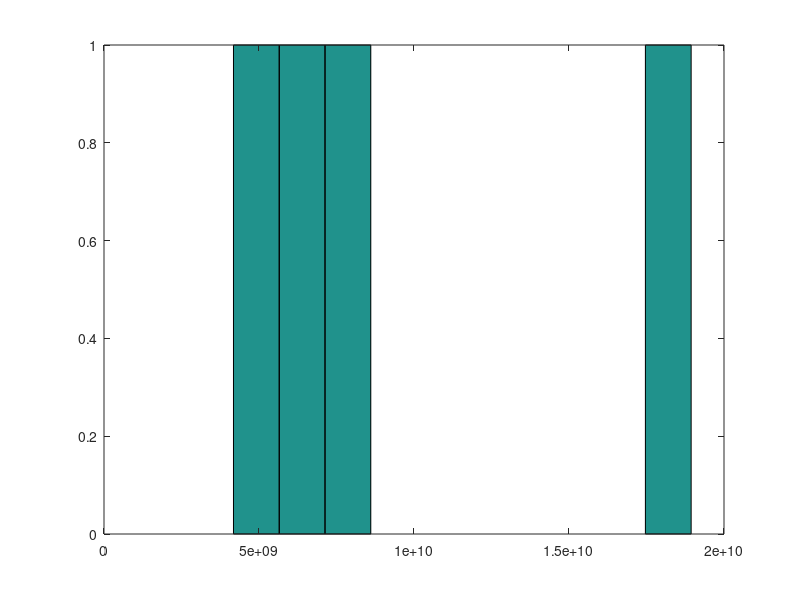
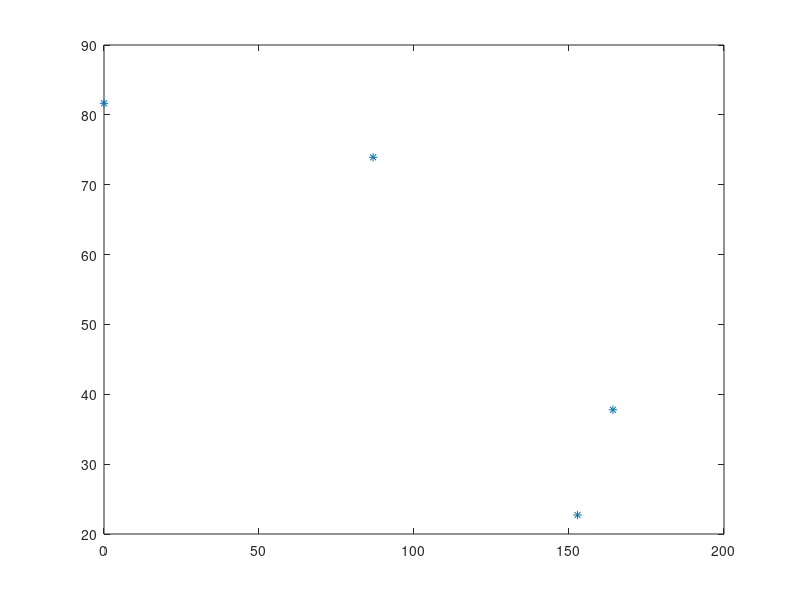
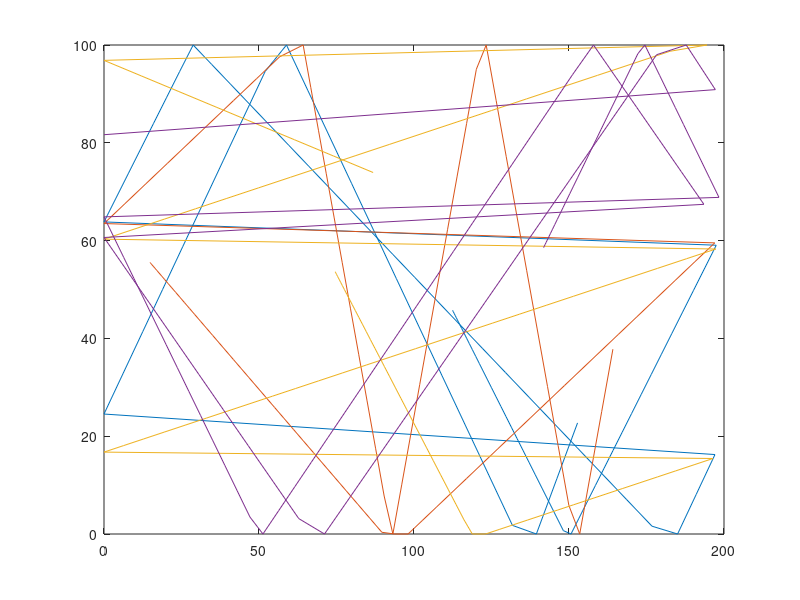
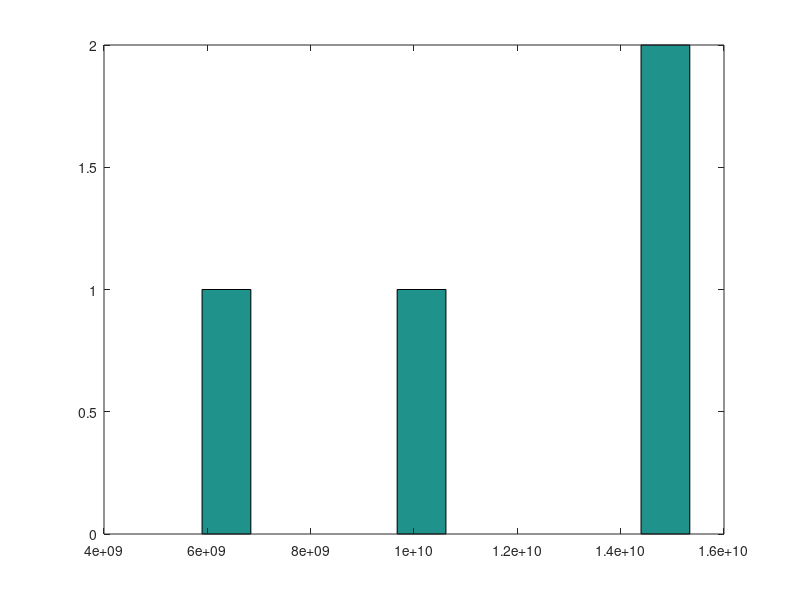

MATLAB code to generate these figures, in order:
% By : Jake Tully Student # 100904392
% Date: 2016-01-23

% Modeling Drift Current In a Semiconductor

%Effextive mass of Electrons mn = 0.26mo
%Region size of 200nm x 100nm
%Tempurature given as 300K 

%Using a simplistic Monte-Carlo model each particle is given a random direction and position then 
%its motion is tracted through the semiconductior device


clear
clc

k= 1.38064852*(10^-23); %boltzmans constant
m=0.26*(9.10956*10^-31); %electron rest mass
T = 300; %tempature in Kelvin
v = sqrt((k*T)/m)% calculation of the thermal velocity
Sdev=sqrt((k*T)/m)
numatoms=4;
Xo = 200*rand(numatoms,1);
Yo = 100*rand(numatoms,1);

Vx = (-1 + 2*rand(numatoms,1))*Sdev + (-1 + 2*rand(numatoms,1))* Sdev^2 ;
Vy = (-1 + 2*rand(numatoms,1))*Sdev + (-1 + 2*rand(numatoms,1))*Sdev^2;

for i=1:length(Vx)
 
    temp(i) = sqrt(Vx(i).^2 + Vy(i).^2);
    
end



average = sum(temp)/numatoms

figure(1)
hist(temp)


 % check for the correct magnitude of v

theta = atan(Vy./Vx); % angle in x-y plane
scatterd=0;

Xc=Xo;
Yc=Yo;
deltaT = 0.000001;
T= zeros(numatoms);
for t=0:deltaT:deltaT*10^2
   
    
    
    
    
    

    for k=1:numatoms
        
        T(k)= T(k) + deltaT;
        Pscat = 1-exp(-T(k)/(20*deltaT) );
        
        if Pscat>0.8
           
            Vx(k) = (-1 + 2*rand(1))*Sdev + (-1 + 2*rand(1))* Sdev^2 ;
            Vy(k) = (-1 + 2*rand(1))*Sdev + (-1 + 2*rand(1))*Sdev^2;
            T(k) = 0;
            scatterd = scatterd +1;
        end    
        
     Xo(k)= Xo(k)+cos(theta(k)).*t.*v;
     Yo(k)= Yo(k)+sin(theta(k)).*t.*v;
       if Xo(k)>200
           Xo(k)=0;
       end                % logic to move particle due to periodic boundary condition in x
       
       if Xo(k)<0
          Xo(k)=200;
       end
       
       if Yo(k)>100
           Vy(k) = -Vy(k);
            Yo(k) = 100;
        theta(k) = atan(Vy(k)./Vx(k));
       end
                                    % logic to change direction when
                                    % hitting y boundary
        if Yo(k)<0
                Vy(k) = -Vy(k);
                Yo(k) = 0;
        theta(k) = atan(Vy(k)./Vx(k));
            
        end
    end
    
     Xc=horzcat(Xc,Xo);     
     Yc=horzcat(Yc,Yo);
 

  figure(2)

   plot(Xo,Yo,'*')
      
end


Xc = transpose(Xc);
Yc = transpose(Yc);
figure(3)
plot(Xc,Yc)
for i=1:length(Vx)
  
    temp(i) = sqrt(Vx(i).^2 + Vy(i).^2);
    
end
average = sum(temp)/numatoms
figure(4)
hist(temp)
